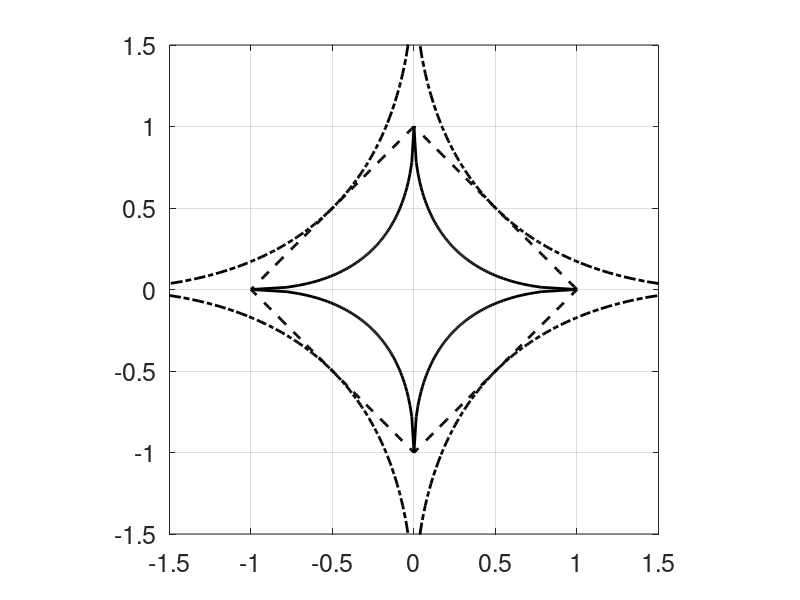

Reproduce this figure in MATLAB.
% Figure 1.1
% =========================================
% Demonstrating the Lp-Lq relationship and tendency to sparsity

t=[0:1:360]/360*2*pi; 
x=cos(t);
y=sin(t); 

% Case 1
p=2; q=1;

xp=x./(abs(x).^p+abs(y).^p).^(1/p); 
yp=y./(abs(x).^p+abs(y).^p).^(1/p); 
xq=x./(abs(x).^q+abs(y).^q).^(1/q); 
yq=y./(abs(x).^q+abs(y).^q).^(1/q); 

figure(1); clf;
h=plot(xp,yp,'--k'); hold on;
set(h,'LineWidth',2);
h=plot(xq,yq,'k'); 
set(h,'LineWidth',2);
axis image; 
axis([-1.5 1.5 -1.5 1.5]); 
grid on;

factor=sqrt(2);
h=plot(factor*xq,factor*yq,'-.k'); 
set(h,'LineWidth',2);
set(gca,'FontSize',18);
% print -depsc2 Chapter_01_LpLq_demo1.eps

% Case 2
p=1; q=0.5;

xp=x./(abs(x).^p+abs(y).^p).^(1/p); 
yp=y./(abs(x).^p+abs(y).^p).^(1/p); 
xq=x./(abs(x).^q+abs(y).^q).^(1/q); 
yq=y./(abs(x).^q+abs(y).^q).^(1/q); 

figure(1); clf;
h=plot(xp,yp,'--k'); hold on;
set(h,'LineWidth',2);
h=plot(xq,yq,'k'); 
set(h,'LineWidth',2);
axis image; 
axis([-1.5 1.5 -1.5 1.5]); 
grid on;

factor=2;
h=plot(factor*xq,factor*yq,'-.k'); 
set(h,'LineWidth',2);
set(gca,'FontSize',18);
% print -depsc2 Chapter_01_LpLq_demo2.eps


